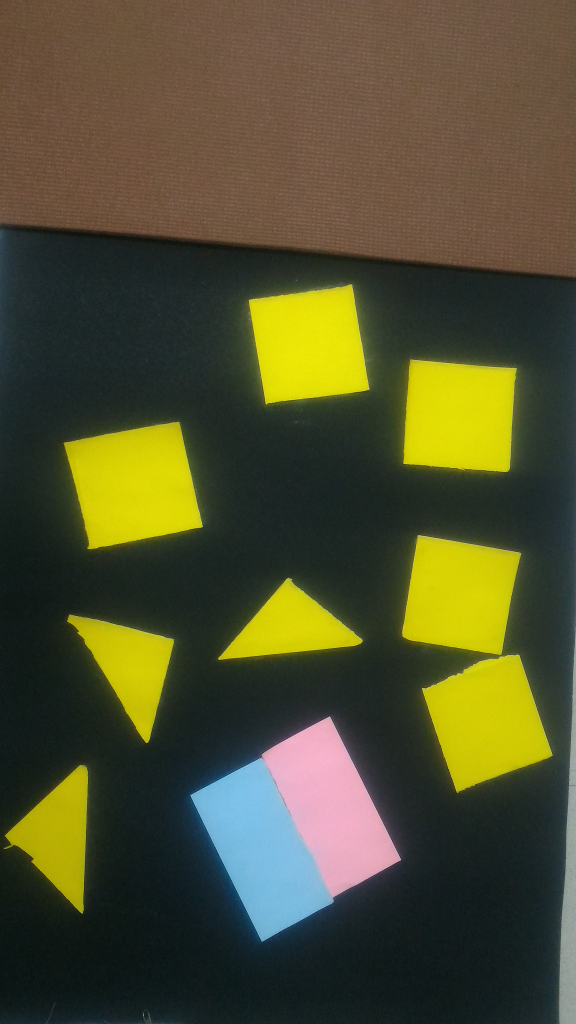
//> input picture P_20161228_221056_SRES.jpg, 2304 x 4096 px (shown at 1/4 size)
$ ./pseudo ../P_20161228_221056_SRES.jpg   (built with g++ and OpenCV 4)
//> lines starting //> are read from the running program, lines starting //| are printed output that depends on the picture; after the words box and inside, x2 and y2 are one past the last pixel; in counts of white or black regions, pixels touching at a corner belong together
#include "opencv2/highgui/highgui.hpp"
#include "opencv2/imgproc/imgproc.hpp"
#include <iostream>
#include <stdio.h>
#include <stdlib.h>

using namespace cv;
using namespace std;

Mat src; Mat src_gray;
int thresh = 100;
int max_thresh = 255;
RNG rng(12345);

/// Function header
void thresh_callback(int, void* );

/** @function main */
int main( int argc, char** argv )
{
  /// Load source image and convert it to gray
  src = imread( argv[1], 1 );
//> src is the input picture: 4096 rows x 2304 cols, CV_8UC3; mean B, G, R 47.7, 80, 81.2

  /// Convert image to gray and blur it
  cvtColor( src, src_gray, CV_BGR2GRAY );
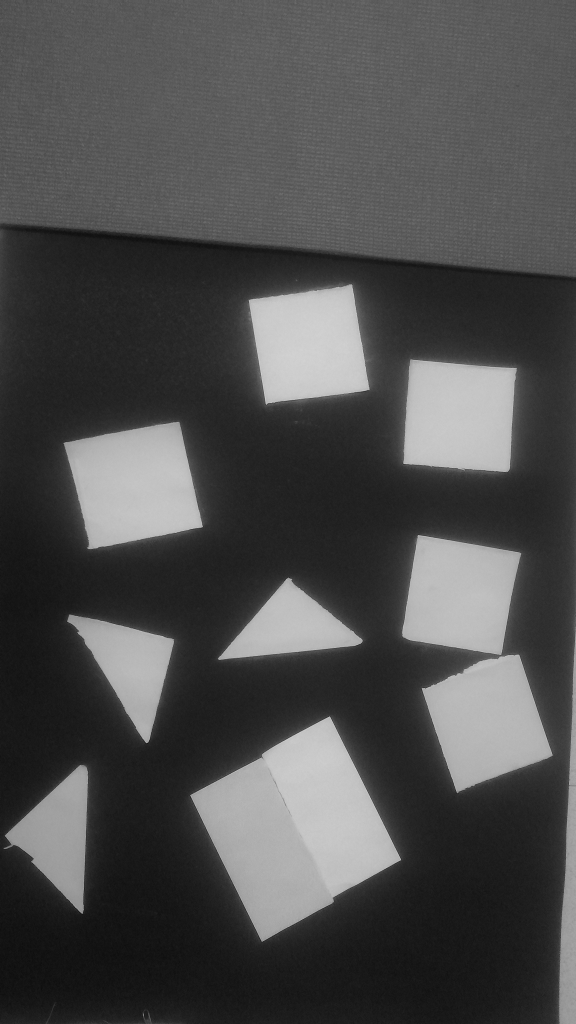
//> src_gray: 4096 rows x 2304 cols, CV_8UC1 (shown at 1/4 size); min 1, max 225, mean 76.7
  blur( src_gray, src_gray, Size(3,3) );

  /// Create Window
  char* source_window = "Source";
  Mat resize_src(src.rows/10,src.cols/10,CV_8UC3);
  resize(src,resize_src,resize_src.size(),0,0,CV_INTER_AREA);
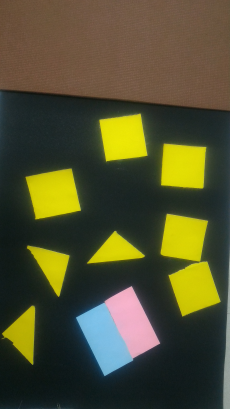
//> resize_src: 409 rows x 230 cols, CV_8UC3; mean B, G, R 47.7, 80, 81.2
  namedWindow( source_window, CV_WINDOW_AUTOSIZE );
  imshow( source_window, resize_src );

  createTrackbar( " Canny thresh:", "Source", &thresh, max_thresh, thresh_callback );
  thresh_callback( 0, 0 );

  waitKey(0);
  return(0);
}

/** @function thresh_callback */
void thresh_callback(int, void* )
{
  Mat canny_output,lines,cdst;
  Mat resize_img(src_gray.rows/10,src_gray.cols/10,CV_8UC1);
  vector<vector<Point> > contours;
  vector<Vec4i> hierarchy;

  /// Detect edges using canny
  Canny( src_gray, canny_output, thresh, thresh*2, 3 );
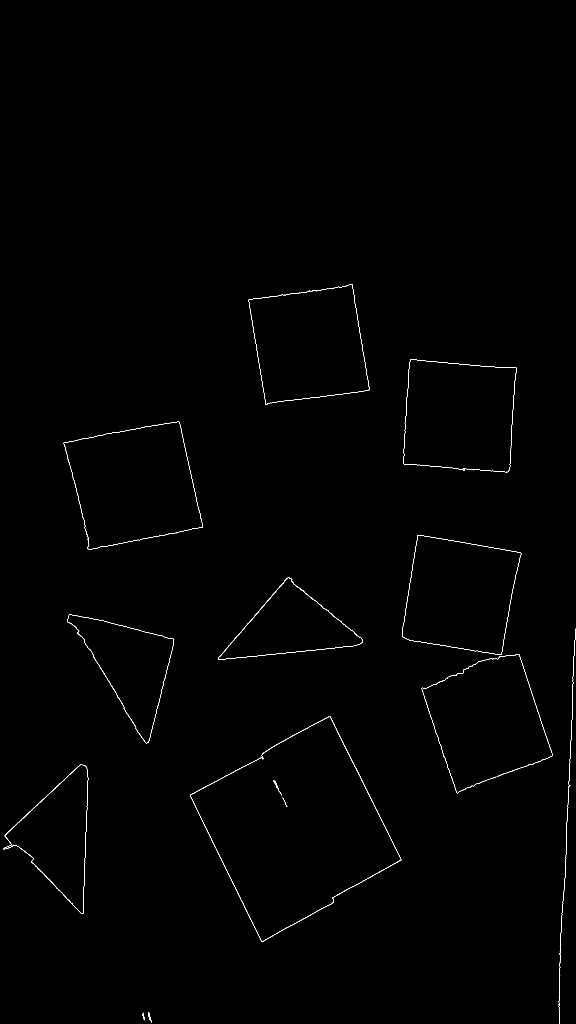
//> canny_output: 4096 rows x 2304 cols, CV_8UC1 (shown at 1/4 size); 0.21% white in thin lines or dots, all inside (x1, y1, x2, y2) = (14, 1136, 2303, 4096)
  /// Find contours
  findContours( canny_output, contours, hierarchy, CV_RETR_TREE, CV_CHAIN_APPROX_SIMPLE, Point(0, 0) );
//> contours = 27 contours, 12 with area under 20; largest, box (x1, y1, x2, y2) and area: (760, 2865, 1605, 3768) 417324, (760, 2865, 1605, 3768) 416293, (254, 1687, 812, 2197) 202340, (254, 1687, 812, 2197) 202207, (1608, 2140, 2085, 2620) 171792

  /// Get the moments
  vector<Moments> mu(contours.size() );
//> mu = 27 items
  for( int i = 0; i < contours.size(); i++ )
     { mu[i] = moments( contours[i], false ); }
//> this loop made 27 passes

  ///  Get the mass centers:
  vector<Point2f> mc( contours.size() );
  for( int i = 0; i < contours.size(); i++ )
     { mc[i] = Point2f( mu[i].m10/mu[i].m00 , mu[i].m01/mu[i].m00 ); }

  /// Draw contours
  Mat drawing = Mat::zeros( canny_output.size(), CV_8UC3 );
  for( int i = 0; i< contours.size(); i++ )
     {
       Scalar color = Scalar( rng.uniform(0, 255), rng.uniform(0,255), rng.uniform(0,255) );
       drawContours( drawing, contours, i, color, 2, 8, hierarchy, 0, Point() );
       circle( drawing, mc[i], 4, color, -1, 8, 0 );
     }
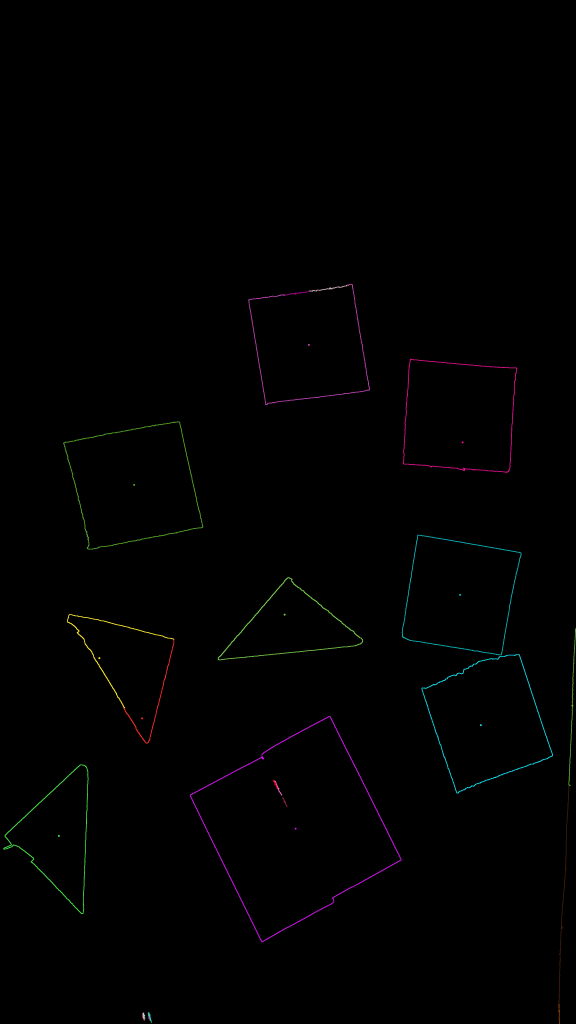
//> drawing: 4096 rows x 2304 cols, CV_8UC3 (shown at 1/4 size); mean B, G, R 0.9, 0.9, 0.9
  resize(drawing,resize_img,resize_img.size(),0,0,CV_INTER_AREA);
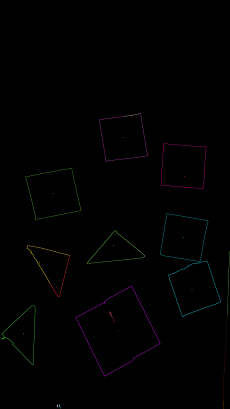
//> resize_img: 409 rows x 230 cols, CV_8UC3; mean B, G, R 0.9, 0.9, 0.9
  /// Show in a window
  namedWindow( "Contours", CV_WINDOW_AUTOSIZE );
  imshow( "Contours", resize_img );

  /*
  //hough transform
  vector<Vec2f>lines;
  HoughLines(canny_output,lines, 1, CV_PI/180, 100, 0, 0 );
  cvtColor(canny_output, cdst, CV_GRAY2BGR);

  for( size_t i = 0; i < lines.size(); i++ )
  {
    float rho = lines[i][0], theta = lines[i][1];
    Point pt1, pt2;
    double a = cos(theta), b = sin(theta);
    double x0 = a*rho, y0 = b*rho;
    pt1.x = cvRound(x0 + 1000*(-b));
    pt1.y = cvRound(y0 + 1000*(a));
    pt2.x = cvRound(x0 - 1000*(-b));
    pt2.y = cvRound(y0 - 1000*(a));
    line( cdst, pt1, pt2, Scalar(0,0,255), 3, CV_AA);
  }

  namedWindow( "lines", CV_WINDOW_AUTOSIZE );
  imshow( "lines", cdst );


  /*  /// Calculate the area with the moments 00 and compare with the result of the OpenCV function
  printf("\t Info: Area and Contour Length \n");
  for( int i = 0; i< contours.size(); i++ )
     {
       printf(" * Contour[%d] - Area (M_00) = %.2f - Area OpenCV: %.2f - Length: %.2f \n", i, mu[i].m00, contourArea(contours[i]), arcLength( contours[i], true ) );
       Scalar color = Scalar( rng.uniform(0, 255), rng.uniform(0,255), rng.uniform(0,255) );
       drawContours( drawing, contours, i, color, 2, 8, hierarchy, 0, Point() );
       circle( drawing, mc[i], 4, color, -1, 8, 0 );
     }
    */
}
